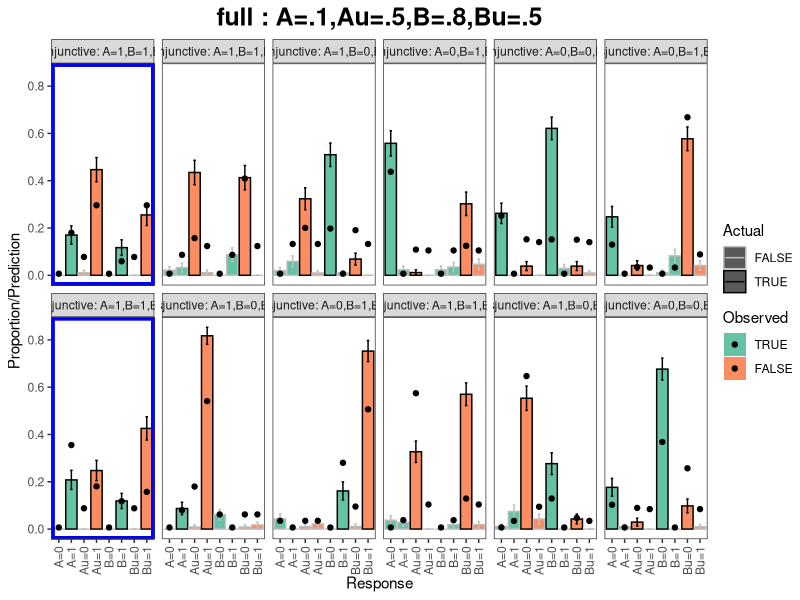
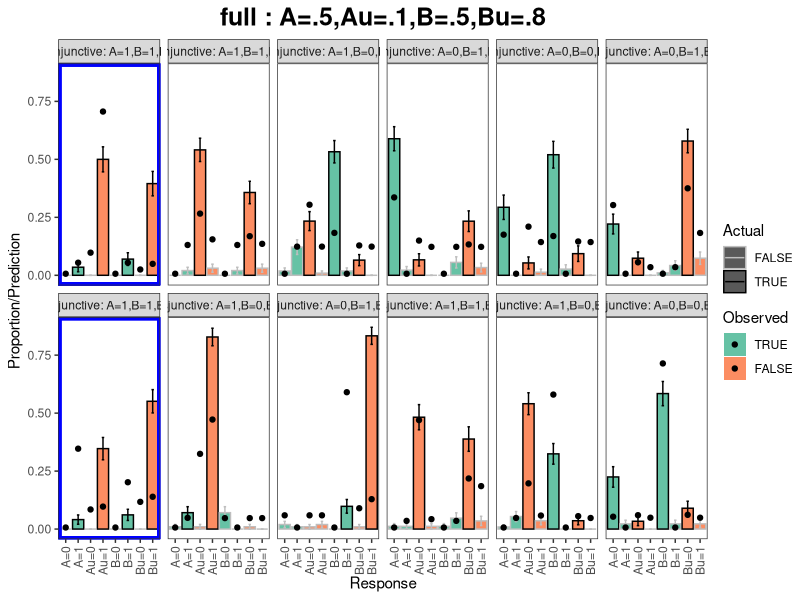
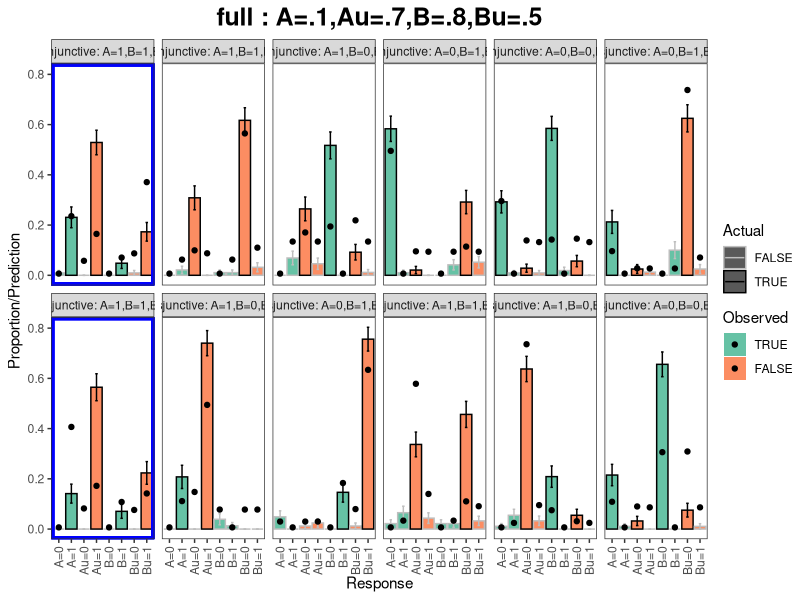
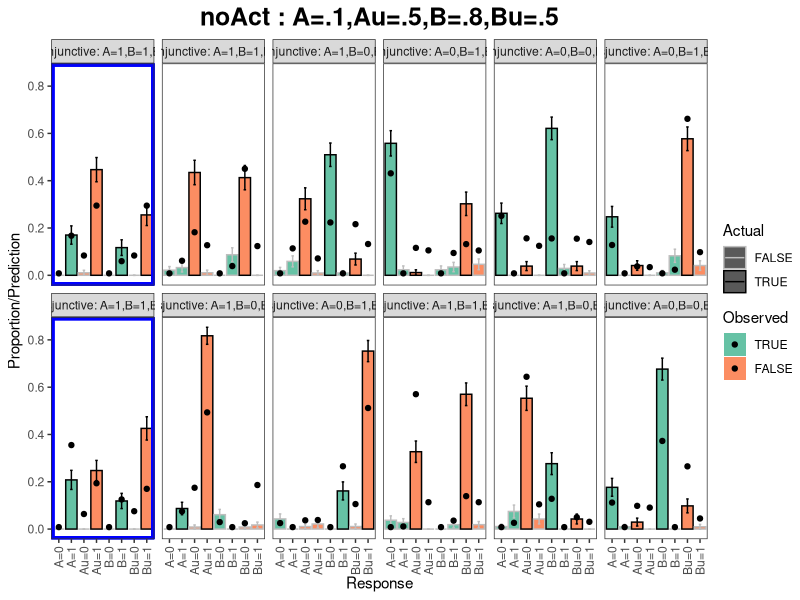
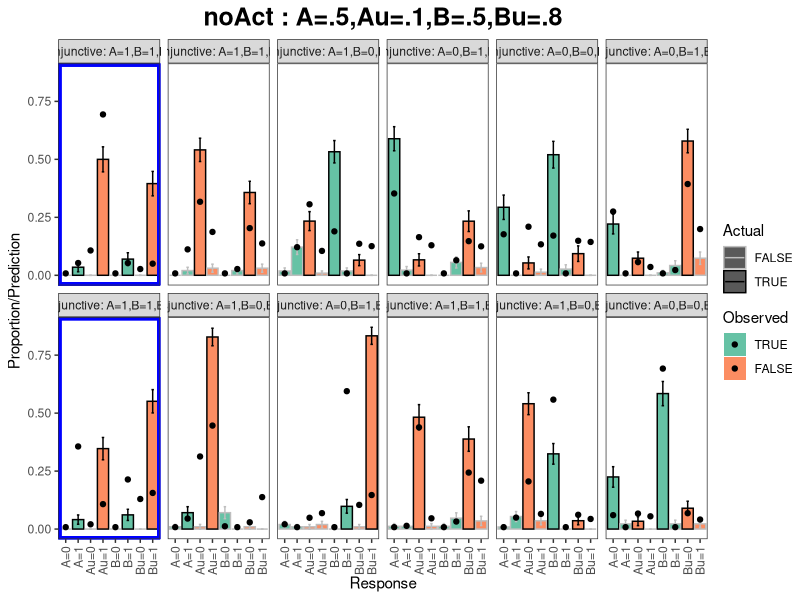
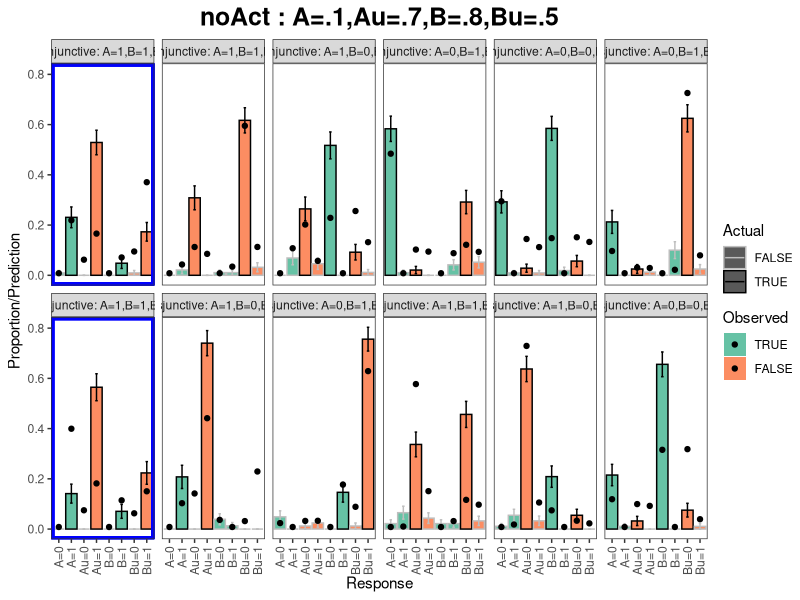
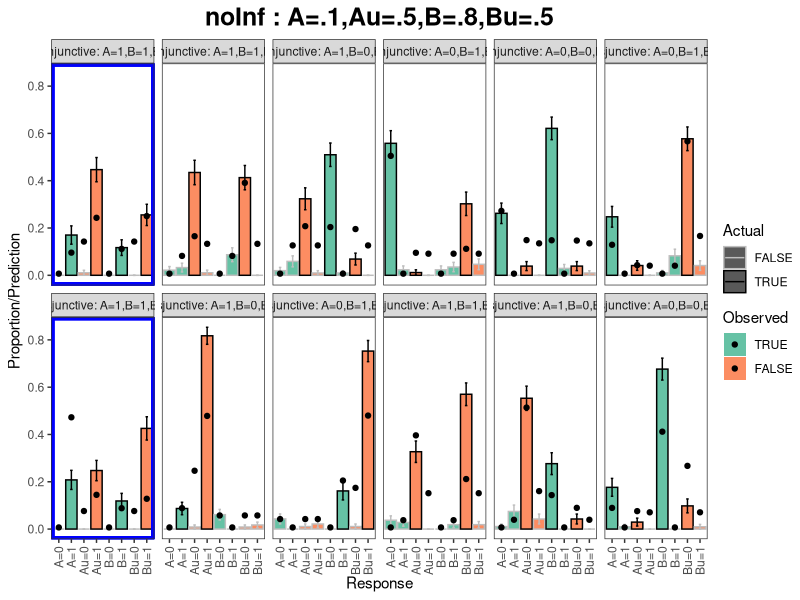
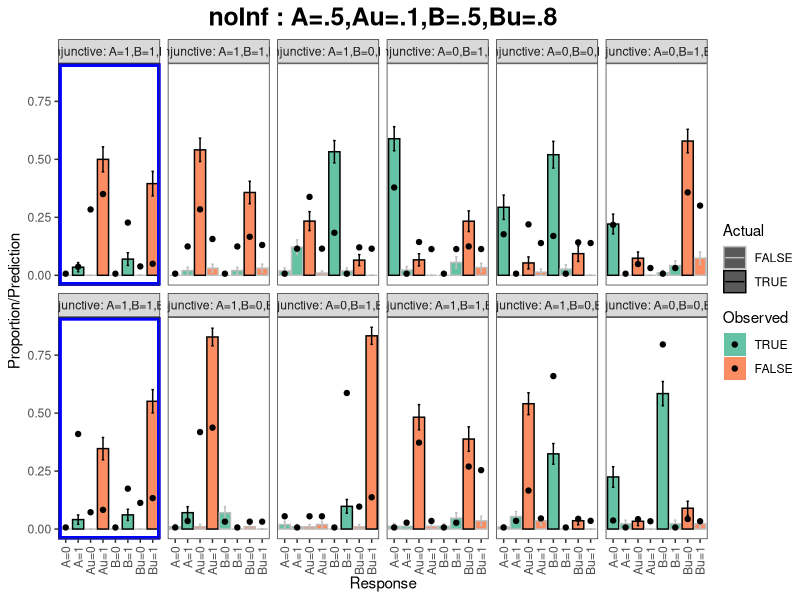

The R source for these figures, in order:
## ---- chunk 1
knitr::opts_chunk$set(echo = TRUE)
## ---- chunk 2
library(RColorBrewer)
library(tidyverse)
library(rlang)
library(purrr)
## ---- chunk 3
df <- read.csv('fitforplot16m.csv') # 288 obs of 27 vars - only the actual values of A/B
#df[is.na(df)] <- 0

## ---- chunk 4


df$trial_type <- recode(df$trial_id, 
                      "1_c1"="A=0,B=0,E=0",
                      "1_c2"="A=0,B=1,E=0",
                      "1_c3"="A=1,B=0,E=0",
                      "1_c4"="A=1,B=1,E=0",
                      "1_c5"="A=1,B=1,E=1",
                      "1_d1"="A=0,B=0,E=0",
                      "1_d2"="A=0,B=1,E=0",
                      "1_d3"="A=0,B=1,E=1",
                      "1_d4"="A=1,B=0,E=0",
                      "1_d5"="A=1,B=0,E=1",
                      "1_d6"="A=1,B=1,E=0",
                      "1_d7"="A=1,B=1,E=1",
                      "2_c1"="A=0,B=0,E=0",
                      "2_c2"="A=0,B=1,E=0",
                      "2_c3"="A=1,B=0,E=0",
                      "2_c4"="A=1,B=1,E=0",
                      "2_c5"="A=1,B=1,E=1",
                      "2_d1"="A=0,B=0,E=0",
                      "2_d2"="A=0,B=1,E=0",
                      "2_d3"="A=0,B=1,E=1",
                      "2_d4"="A=1,B=0,E=0",
                      "2_d5"="A=1,B=0,E=1",
                      "2_d6"="A=1,B=1,E=0",
                      "2_d7"="A=1,B=1,E=1",
                      "3_c1"="A=0,B=0,E=0",
                      "3_c2"="A=0,B=1,E=0",
                      "3_c3"="A=1,B=0,E=0",
                      "3_c4"="A=1,B=1,E=0",
                      "3_c5"="A=1,B=1,E=1",
                      "3_d1"="A=0,B=0,E=0",
                      "3_d2"="A=0,B=1,E=0",
                      "3_d3"="A=0,B=1,E=1",
                      "3_d4"="A=1,B=0,E=0",
                      "3_d5"="A=1,B=0,E=1",
                      "3_d6"="A=1,B=1,E=0",
                      "3_d7"="A=1,B=1,E=1")

df$trial_structure_type <- recode(df$trial_id, 
                                "1_c1"="Conjunctive: A=0,B=0,E=0",
                                "1_c2"="Conjunctive: A=0,B=1,E=0",
                                "1_c3"="Conjunctive: A=1,B=0,E=0",
                                "1_c4"="Conjunctive: A=1,B=1,E=0",
                                "1_c5"="Conjunctive: A=1,B=1,E=1",
                                "1_d1"="Disjunctive: A=0,B=0,E=0",
                                "1_d2"="Disjunctive: A=0,B=1,E=0",
                                "1_d3"="Disjunctive: A=0,B=1,E=1",
                                "1_d4"="Disjunctive: A=1,B=0,E=0",
                                "1_d5"="Disjunctive: A=1,B=0,E=1",
                                "1_d6"="Disjunctive: A=1,B=1,E=0",
                                "1_d7"="Disjunctive: A=1,B=1,E=1",
                                "2_c1"="Conjunctive: A=0,B=0,E=0",
                                "2_c2"="Conjunctive: A=0,B=1,E=0",
                                "2_c3"="Conjunctive: A=1,B=0,E=0",
                                "2_c4"="Conjunctive: A=1,B=1,E=0",
                                "2_c5"="Conjunctive: A=1,B=1,E=1",
                                "2_d1"="Disjunctive: A=0,B=0,E=0",
                                "2_d2"="Disjunctive: A=0,B=1,E=0",
                                "2_d3"="Disjunctive: A=0,B=1,E=1",
                                "2_d4"="Disjunctive: A=1,B=0,E=0",
                                "2_d5"="Disjunctive: A=1,B=0,E=1",
                                "2_d6"="Disjunctive: A=1,B=1,E=0",
                                "2_d7"="Disjunctive: A=1,B=1,E=1",
                                "3_c1"="Conjunctive: A=0,B=0,E=0",
                                "3_c2"="Conjunctive: A=0,B=1,E=0",
                                "3_c3"="Conjunctive: A=1,B=0,E=0",
                                "3_c4"="Conjunctive: A=1,B=1,E=0",
                                "3_c5"="Conjunctive: A=1,B=1,E=1",
                                "3_d1"="Disjunctive: A=0,B=0,E=0",
                                "3_d2"="Disjunctive: A=0,B=1,E=0",
                                "3_d3"="Disjunctive: A=0,B=1,E=1",
                                "3_d4"="Disjunctive: A=1,B=0,E=0",
                                "3_d5"="Disjunctive: A=1,B=0,E=1",
                                "3_d6"="Disjunctive: A=1,B=1,E=0",
                                "3_d7"="Disjunctive: A=1,B=1,E=1")

df<- df %>% mutate(trial_type = factor(trial_type, levels = c("A=0,B=0,E=0",
                                                              "A=0,B=1,E=0",
                                                              "A=0,B=1,E=1",
                                                              "A=1,B=0,E=0",
                                                              "A=1,B=0,E=1",
                                                              "A=1,B=1,E=0",
                                                              "A=1,B=1,E=1")),
                   trial_structure_type = factor(trial_structure_type, levels = c("Conjunctive: A=1,B=1,E=1",
                                                                                  "Conjunctive: A=1,B=1,E=0",
                                                                                  "Conjunctive: A=1,B=0,E=0",
                                                                                  "Conjunctive: A=0,B=1,E=0",
                                                                                  "Conjunctive: A=0,B=0,E=0",
                                                                                  "Disjunctive: A=0,B=1,E=0",
                                                                                  "Disjunctive: A=1,B=1,E=1",
                                                                                  "Disjunctive: A=1,B=0,E=1",
                                                                                  "Disjunctive: A=0,B=1,E=1",
                                                                                  "Disjunctive: A=1,B=1,E=0",
                                                                                  "Disjunctive: A=1,B=0,E=0",
                                                                                  "Disjunctive: A=0,B=0,E=0")),
                   # NOTE THESE (ABOVE) LOOK IN THE WRONG ORDER BUT ITS JUST FOR THE PLOT
                   pgroup = factor(pgroup, levels = 1:3, labels = c('A=.1,Au=.5,B=.8,Bu=.5',
                                                                            'A=.5,Au=.1,B=.5,Bu=.8',
                                                                            'A=.1,Au=.7,B=.8,Bu=.5')),
                   Response = factor(node3),
                   Observed = factor(!Response%in%c('Au=0','Au=1','Bu=0', 'Bu=1'), levels = c(T,F)),
                   Variable = factor(substr(node3, 1, 1)),
                   #State = factor(rep(c(0,1), 144)),
                   Actual = factor(Actual, levels = c(FALSE, TRUE), labels = c('FALSE', 'TRUE')))


## ---- chunk 5
df$SE <- NA

# Need to add SE 
for (i in unique(df$trial_id))
{
  df$SE[df$trial_id==i]<-sqrt((df$prop[df$trial_id==i] * (1-df$prop[df$trial_id==i])) / sum(df$n[df$trial_id==i]))
}

## ---- chunk 6

models <- c('full', 
                 'noAct', 
                 'noInf', 
                 'noSelect', 
                 'noActnoInf', 
                 'noActnoSelect', 
                 'noInfnoSelect', 
                 'noActnoInfnoSelect',
                 'noKind', 
                 'noActnoKind', 
                 'noInfnoKind', 
                 'noKindnoSelect', 
                 'noActnoInfnoKind', 
                 'noActnoKindnoSelect', 
                 'noInfnoKindnoSelect', 
                 'noActnoInfnoKindnoSelect')  

pgroups <- levels(df$pgroup)


## ---- chunk 7

# Define plotting function
plot_model_pgroup <- function(model_colname, pgroup_label, df) {
df_filtered <- df %>% filter(pgroup == pgroup_label)
ggplot(df_filtered, aes(x = node3, y = prop, fill = Observed, colour = Actual)) +
geom_bar(stat = 'identity') +
geom_errorbar(aes(ymin = prop-SE, ymax = prop+SE), width = .2) +
labs(
x = 'Response',
y = 'Proportion/Prediction',
title = sprintf("%s : %s", model_colname, pgroup_label)
) +
scale_fill_brewer(palette = "Set2") +
scale_colour_manual(values = c('gray', 'black')) +
geom_point(aes(y = .data[[model_colname]]), colour = 'black') +
geom_rect(
data = subset(df_filtered, trial_structure_type %in% c("Conjunctive: A=1,B=1,E=1", "Disjunctive: A=1,B=1,E=1")),
fill = NA, colour = "blue", xmin = -Inf, xmax = Inf, linewidth = 2,
ymin = -Inf, ymax = Inf
) +
facet_wrap(~trial_structure_type, ncol = 6) +
theme_bw() +
theme(
panel.grid = element_blank(),
axis.text.x = element_text(angle = 90, vjust = 0.5, hjust = 1),
legend.margin = margin(c(0, 0, 0, 0)),
axis.title.x = element_text(margin = margin(t = 1, r = 0, b = 0, l = 0)),
plot.title = element_text(size = 18, face = "bold", hjust = 0.5)
)
}



## ---- chunk 8
for (model in models) {
for (pgroup in pgroups) {
print(plot_model_pgroup(model, pgroup, df))
}
}
## ---- chunk 9
plot_two_models_pgroup <- function(model1, model2, pgroup_label, df) {
  df_filtered <- df %>% filter(pgroup == pgroup_label)
  ggplot(df_filtered, aes(x = node3, y = prop, fill = Observed, colour = Actual)) +
    geom_bar(stat = 'identity') +
    geom_errorbar(aes(ymin = prop-SE, ymax = prop+SE), width = .2) +
    # Model 1: black circles
    geom_point(aes(y = .data[[model1]]), 
               colour = 'black', 
               shape = 16, 
               size = 2, 
               alpha = 0.9,
               show.legend = TRUE) +
    # Model 2: red triangles
    geom_point(aes(y = .data[[model2]]), 
               colour = 'red', 
               shape = 17, 
               size = 2, 
               alpha = 0.9,
               show.legend = TRUE) +
    geom_rect(
      data = subset(df_filtered, trial_structure_type %in% c("Conjunctive: A=1,B=1,E=1", "Disjunctive: A=1,B=1,E=1")),
      fill = NA, colour = "blue", xmin = -Inf, xmax = Inf, linewidth = 2,
      ymin = -Inf, ymax = Inf
    ) +
    facet_wrap(~trial_structure_type, ncol = 6) +
    labs(
      x = 'Response',
      y = 'Proportion/Prediction',
      title = sprintf("%s (black) & %s (red) - Parameter Group: %s", model1, model2, pgroup_label)
    ) +
    scale_fill_brewer(palette = "Set2") +
    scale_colour_manual(values = c('gray', 'black')) +
    theme_bw() +
    theme(
      panel.grid = element_blank(),
      axis.text.x = element_text(angle = 90, vjust = 0.5, hjust = 1),
      legend.margin = margin(c(0, 0, 0, 0)),
      axis.title.x = element_text(margin = margin(t = 1, r = 0, b = 0, l = 0)),
      plot.title = element_text(size = 18, face = "bold", hjust = 0.5)
    )
}
## ---- chunk 10
# For example, to compare 'full' and 'noSelect' for a given pgroup:
p <- plot_two_models_pgroup('full', 'noSelect', 'A=.1,Au=.7,B=.8,Bu=.5', df)

ggsave("model_comparison.pdf", plot = p, width = 12, height = 6, units = "in")

